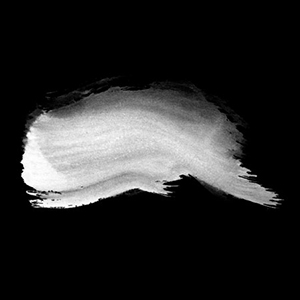
#> input picture Data/GeneticDrawingBrushes/1.jpg, 300 x 300 px, found by its file name
$ python z_Piecewise.py
#> lines starting #> are read from the running program, lines starting #| are printed output that depends on the picture; after the words box and inside, x2 and y2 are one past the last pixel; in counts of white or black regions, pixels touching at a corner belong together
# https://github.com/BhanuPrakashNani/Image_Processing/tree/master/Est.%20Transformation
import cv2
import numpy as np

def piecewise(img,h,w):
	for i in range(h):
		for j in range(w):
			if(img[i][j] > 105 and img[i][j] < 165):
				img[i][j] =10


img = cv2.imread('../Data/1.jpg', 0)
#> img is the input picture: shape (300, 300); min 0, max 255, mean 41.9
cv2.imshow("Original",img)
(h,w) = img.shape[:2]
#> h = 300; w = 300

piecewise(img,h,w)
#> after the loop in piecewise, `for i in range(h):`:
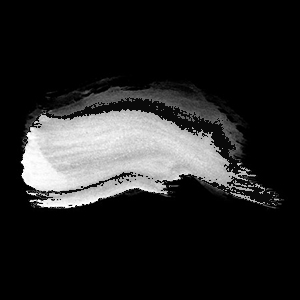
#> img: shape (300, 300); 3.92% of pixels changed, all inside (x1, y1, x2, y2) = (20, 97, 281, 208)

cv2.imshow("image",img)
cv2.waitKey(0)

$ run again, with Data/GeneticDrawingBrushes/0.jpg copied over Data/GeneticDrawingBrushes/1.jpg
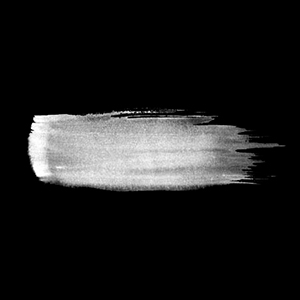
#> input picture Data/GeneticDrawingBrushes/0.jpg, 300 x 300 px, found by its file name
#> img is the input picture: shape (300, 300); min 0, max 255, mean 30.1
#> after the loop in piecewise, `for i in range(h):`:
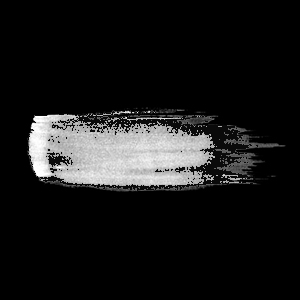
#> img: shape (300, 300); 3.97% of pixels changed, all inside (x1, y1, x2, y2) = (28, 111, 258, 191)

$ run again, with Data/GeneticDrawingBrushes/2.jpg copied over Data/GeneticDrawingBrushes/1.jpg
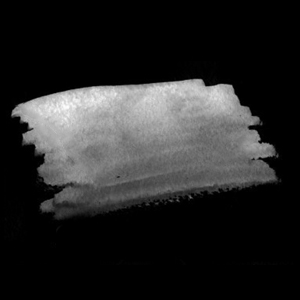
#> input picture Data/GeneticDrawingBrushes/2.jpg, 300 x 300 px, found by its file name
#> img is the input picture: shape (300, 300); min 0, max 253, mean 38.5
#> after the loop in piecewise, `for i in range(h):`:
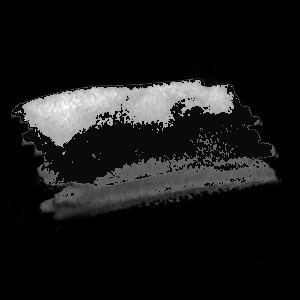
#> img: shape (300, 300); 12.26% of pixels changed, all inside (x1, y1, x2, y2) = (12, 79, 272, 198)

$ run again, with Data/GeneticDrawingBrushes/3.jpg copied over Data/GeneticDrawingBrushes/1.jpg
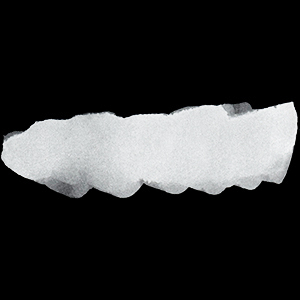
#> input picture Data/GeneticDrawingBrushes/3.jpg, 300 x 300 px, found by its file name
#> after the loop in piecewise, `for i in range(h):`:
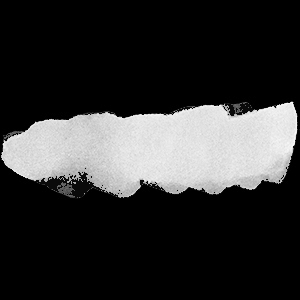
#> img: shape (300, 300); min 0, max 252, mean 49.7
